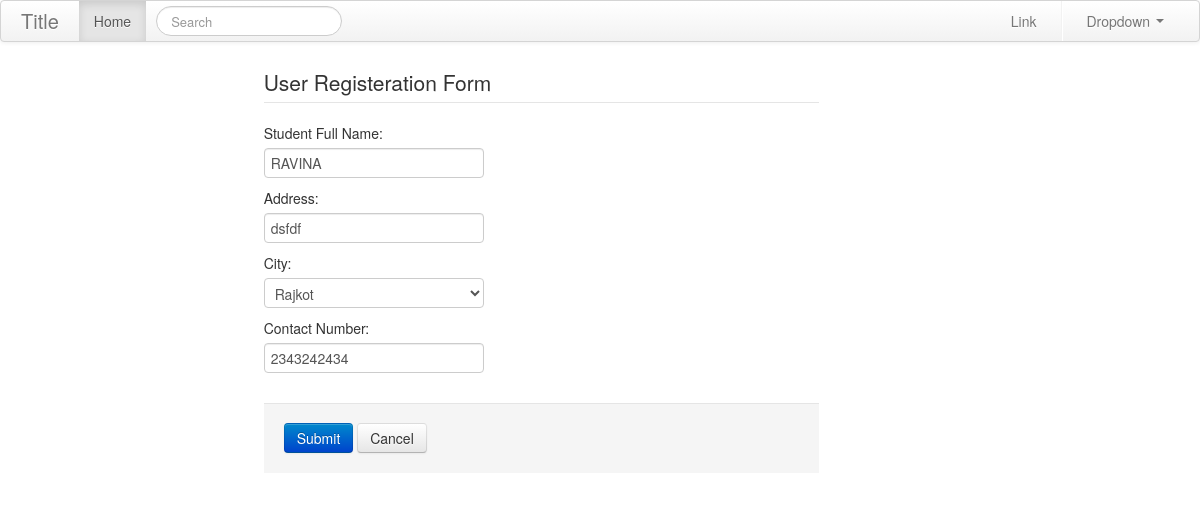
Page /about/1/ on the committed database.
### blog1/models.py (models this page shows, shortened)
class studInfo(models.Model):
    rno = models.AutoField(primary_key=True,verbose_name="Roll Number.")
    rname = models.CharField(max_length=150, verbose_name="Student Name")
    raddress = models.CharField( max_length=255, verbose_name="Address")
    rcity = models.CharField(default="Rajkot",choices=city,max_length=50,verbose_name="City")
    rphone = models.IntegerField(blank=True,null=True,verbose_name="Contact Number")
    class Meta:
        verbose_name = "Student Information"
        verbose_name_plural = "Student's Information"

### blog1/views.py (the view)
# urls.py: url(r'^about/(?P<rno>\d+)/$', views.about, name='about'),
def about(request,rno):
    instance = studInfo.objects.get(rno=rno)
    about_us_frm = dataForm(request.POST or None,instance=instance)
    if about_us_frm.is_valid():
        about_us_frm.save()
    context = {
        'title': 'About Us',
        'about_us_frm':about_us_frm,
        }
    return render(request, 'about.html',context )

### blog1/forms.py
class dataForm(forms.ModelForm):
    rname = forms.CharField(
        label="Student Full Name",
        max_length=150,
        min_length=10,
        required=True,
        error_messages={
            "required":"Name field is required",
            "min_length":"Please Input min 10 Characters"
            })
    class Meta:
        model = studInfo
        fields = '__all__'

### templates/about.html (shortened to what this page needs)
{% extends "main.html" %}
{% block content %}
<div class="container">
    <div class="row-fluid">
        <div class="span10">
            <div class="row-fluid">
                <div class="span3">
                </div>
                <div class="span7">
                    <legend> User Registeration Form </legend>
                    <form action="" method="POST">
                        <div class="controls">
                            {{ about_us_frm }}
                        </div>
                        <div class="form-actions">
                            <input type="submit" value="Submit" class="btn btn-primary">
                            <input type="reset" value="Cancel" class="btn">
                        </div>
                    </form>
                </div>
            </div>
        </div>
    </div>
</div>
<!DOCTYPE html>
<html lang="en">
<head>
</head>
<body>
</body>
</html>
{% endblock content %}

### rows in the picture
studInfo: rname "RAVINA", raddress "dsfdf", rcity "Rajkot", rphone "2343242434"
